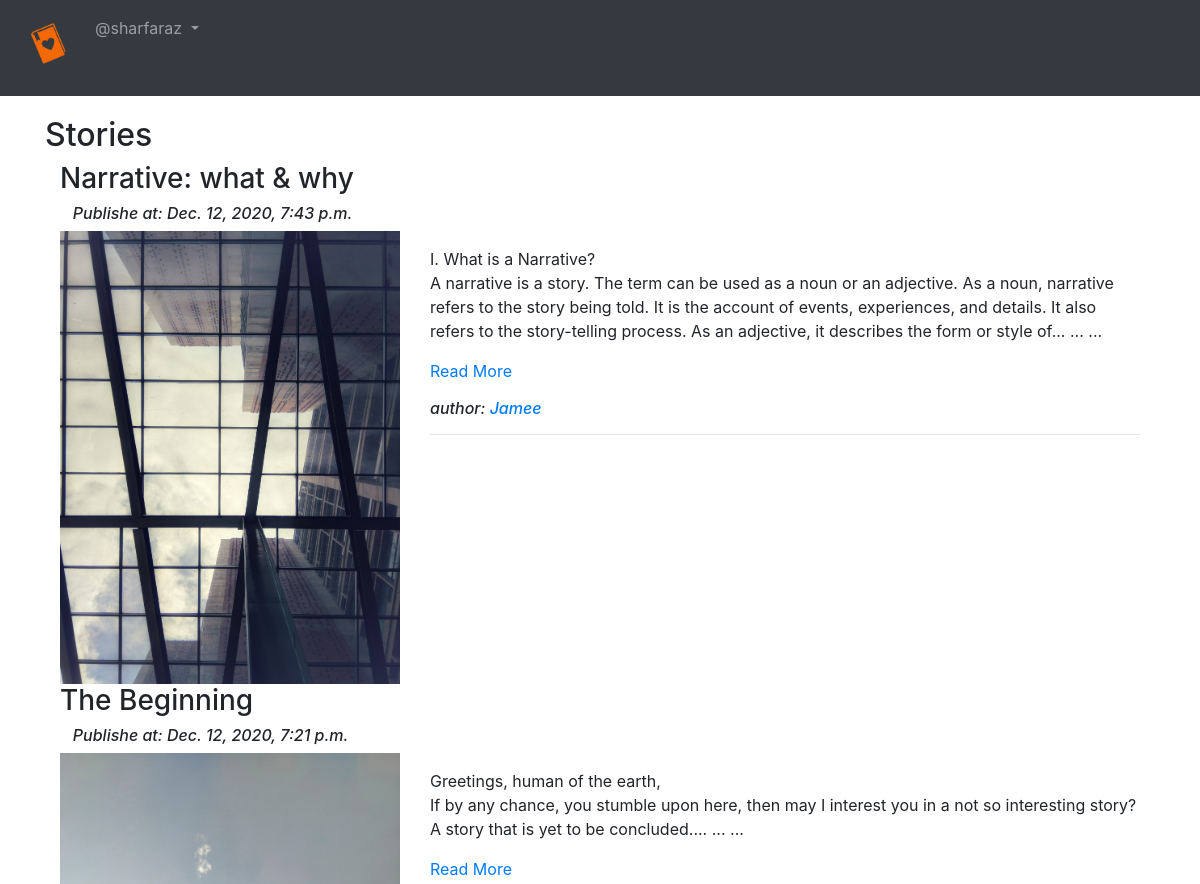
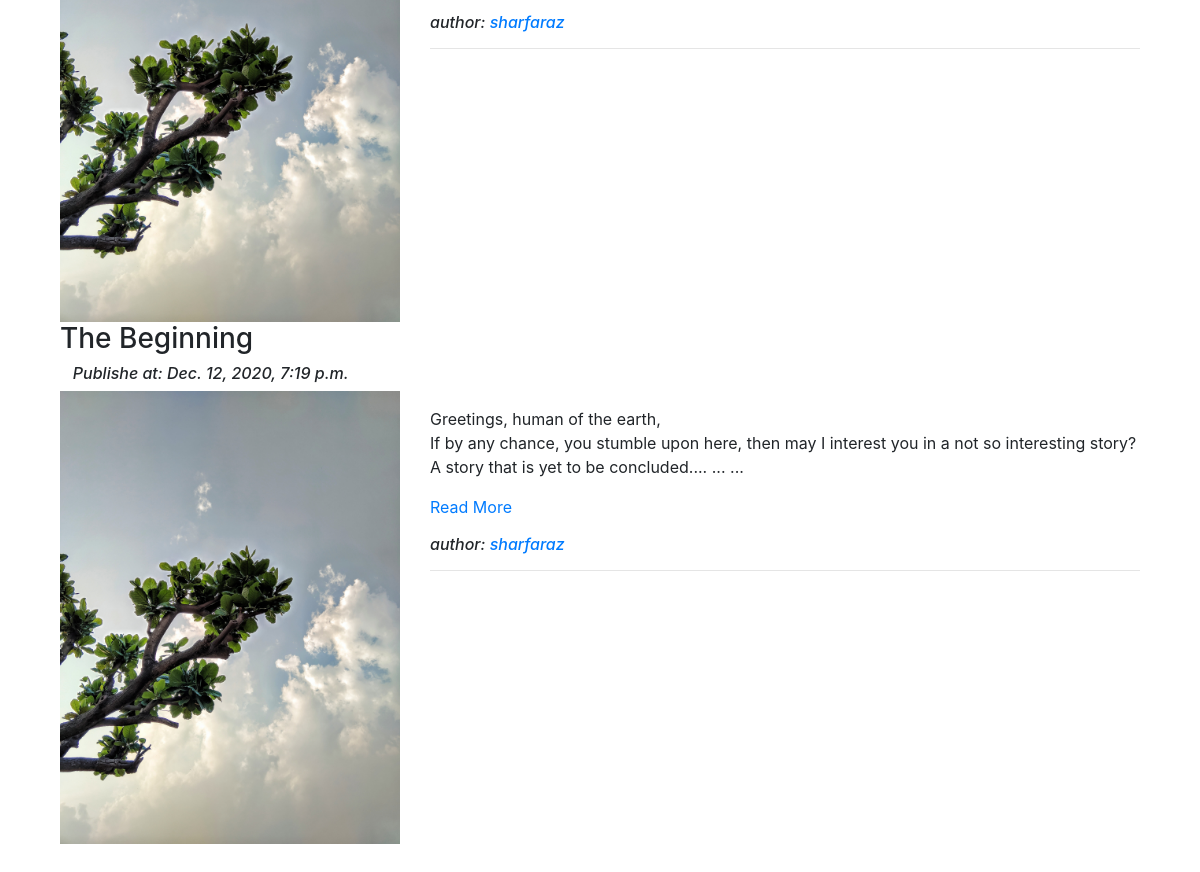
Page /blog/ (signed in) on the committed database (2 pictures, top to bottom).
### app_blog/models.py (models this page shows)
class Blog(models.Model):
    author = models.ForeignKey(User, related_name='post_author', on_delete = models.CASCADE)
    blog_title = models.CharField( max_length=300, verbose_name = "Title" )
    slug = models.SlugField( max_length=300, unique=True )
    blog_content = models.TextField( verbose_name="Story" )
    blog_image = models.ImageField( upload_to='blog_images', verbose_name= "Cover Photo")
    publish_date = models.DateTimeField( auto_now_add=True )
    update_date = models.DateTimeField( auto_now = True )
    class Meta:
        ordering = ['-publish_date',] ## to sort blogs in decending order in list view
    def __str__(self):
        return self.blog_title

### app_blog/views.py (the view)
# urls.py: path('', views.Blog_list.as_view(), name='blog_list'),
class Blog_list (ListView):
    context_object_name = "blogs"
    model = Blog
    template_name = 'app_blog:blog_list.html'
    fields = ('blog_title', 'blog_content', 'blog_image')
    queryset = Blog.objects.order_by('-publish_date')

### app_blog/templatetags/custom_filters.py (called while the page is built)
def range_filter(value):
    return value[0:300]+"... ... ..."

### templates/app_blog/blog_list.html (shortened to what this page needs)
{% extends 'base.html' %}
{% load custom_filters %}
{% block body_block %}
  <h2>Stories</h2>
  <div class="container">
    {% for blog in blogs %}
      <h3>{{ blog.blog_title }}</h3>
      <h6>&nbsp;  &nbsp;<em>Publishe at: {{ blog.publish_date}}</em></h6>
      <div class="row">
        <div class="col-sm-4">
          <img src="/media/{{blog.blog_image}}" alt="{{blog.blog_title}}" title="{{blog.blog_title}}" width="100%">
        </div>
        <div class="col-sm-8">
          <p>{{blog.blog_content|range_filter|linebreaks}}<a href="{% url 'app_blog:blog_details' slug=blog.slug %}">Read More</a></p>
          <h6> <em> author: <a href="#">{{blog.author}}</em> </a> </h6>
          <hr>
        </div>
      </div>
    {% endfor %}
  </div>
{% endblock %}

### templates/base.html (shortened to what this page needs)
<!DOCTYPE html>
<html lang="en" dir="ltr">
  <head>
    <link rel="stylesheet" href="https://maxcdn.bootstrapcdn.com/bootstrap/4.4.1/css/bootstrap.min.css">
  </head>
  <body>
    <nav class="navbar navbar-expand-md navbar-dark bg-dark">
      <div class="collapse navbar-collapse" id="navbarNavAltMarkup">
        <div class="navbar-nav">
          <ul class="navbar-nav">
              <li class="nav-item active ">
                <a class="nav-link" href="{% url 'index' %}" style="margin-right:5px"> <h6><img src="/media/stories.png" width="50px"></h6> </a>
              </li>
              {% if user.is_authenticated %}
                <div class="nav-itme dropdown">
                  <a class="nav-link dropdown-toggle" href="#" id="navbardrop" data-toggle="dropdown">
                    @{{user.username}}
                  </a>
                </div>
              {% endif %}
          </ul>
        </div>
      </div>
    </nav>
    <div class="container" style="padding-top:20px">
      {% block body_block %}
      {% endblock %}
    </div>
    <br><br>
  </body>
</html>

### rows in the picture
Blog: blog_title "Narrative: what & why", publish_date "Dec. 12, 2020, 7:43 p.m.", blog_image (picture), blog_content|range_filter "I. What is a Narrative? A narrative is a story. The term can be used as a noun or an adjective. As a noun, narrative refers to the story being told. It is the account of events, experiences, and details. It also refers to the story-telling process. As an adjective, it describes the form or style of... ... ...", author "Jamee"
Blog: blog_title "The Beginning", publish_date "Dec. 12, 2020, 7:21 p.m.", blog_image (picture), blog_content|range_filter "Greetings, human of the earth, If by any chance, you stumble upon here, then may I interest you in a not so interesting story? A story that is yet to be concluded.... ... ...", author "sharfaraz"
Blog: blog_title "The Beginning", publish_date "Dec. 12, 2020, 7:19 p.m.", blog_image (picture), blog_content|range_filter "Greetings, human of the earth, If by any chance, you stumble upon here, then may I interest you in a not so interesting story? A story that is yet to be concluded.... ... ...", author "sharfaraz"

### other values in the picture
{{ user.username }} "sharfaraz"
